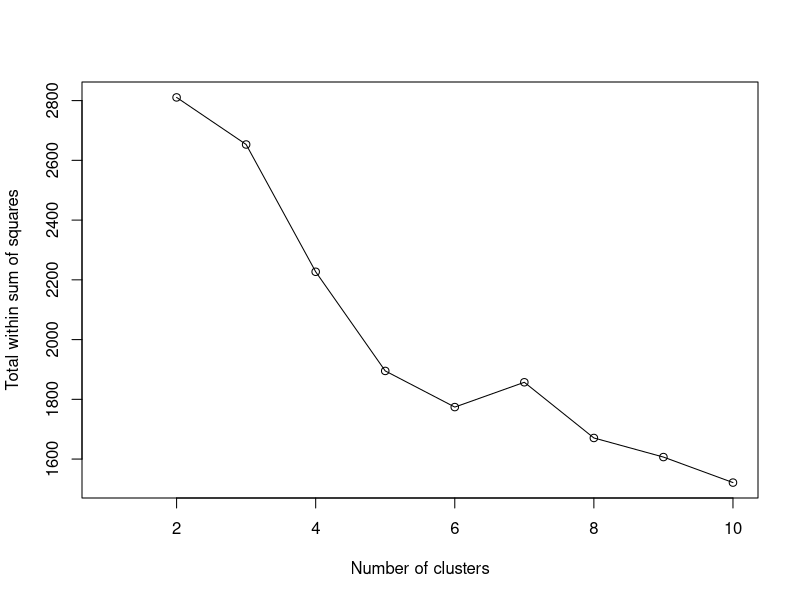
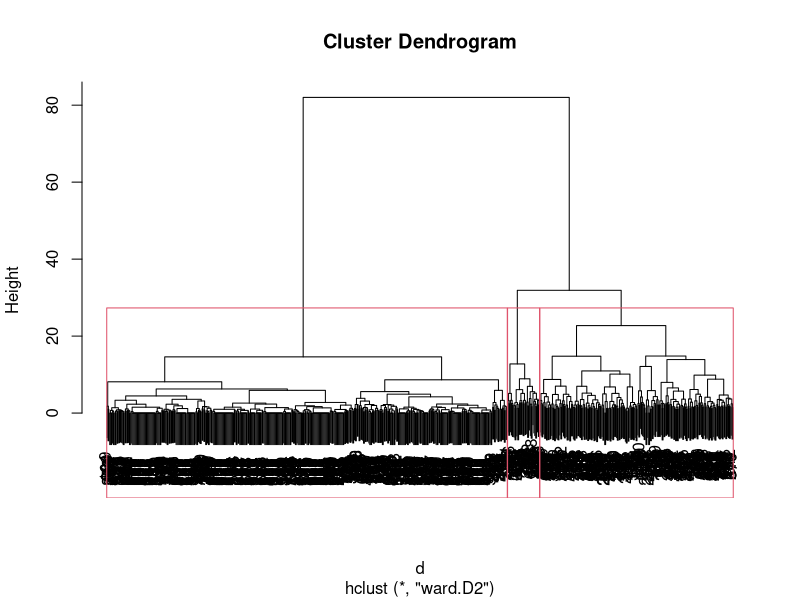

Here is the R script that generated these plots, in order:
setwd("C:/Users/arian/Desktop/EKPA/R/final_assignment/option1")
dat = read.table("breast-cancer-wisconsin.data",sep="," , header = F)
#summary(dat)
colnames(dat) = c("Sampldate code number","Clump Thickness","Uniformity of Cell Size","Uniformity of Cell Shape" , "Marginal Adhesion" , "Single Epithelial Cell Size" , "Bare Nuclei" , "Bland Chromatin" , "Normal Nucleoli" , "Mitoses " , "Class" )
summary(dat)

str(dat) #report of the dataframe observations
table(complete.cases(dat)) #check
pmatrix = scale(dat[,2:10])
summary(pmatrix)

#Calculation of the points distances
d = dist(pmatrix)
d1=dist(pmatrix, upper = TRUE)
d2=dist(pmatrix,diag = TRUE)
d3=dist(pmatrix,upper = TRUE, diag = TRUE)

#Hierarchical clustering
c = hclust(d, method="ward.D2")

totwins=c()
for (k in 2:10) {
k_c1=kmeans(pmatrix,k)
totwins[k] <- k_c1$tot.withinss
}
plot(1:10, totwins, xlab = "Number of clusters" , ylab = "Total within sum of squares")
lines(1:10, totwins)

#Even tho the NbClust method gives 3 clusters as the optimal practice
#we can notice that our Data have a colume with up to 4 classes, so we can 
#check if the class column values are reliable
#The diagram above gives us that we can use less than 6 clusters 
#considering the kmeans method
#Our data has a Class column
groups <- cutree(c,k=4)
table(dat$Class,groups)

#Considering the NbClust Result
#Hierarchical clustering
plot(c)
rect.hclust(c,k=3)
groups <- cutree(c,k=3)

#k-means clustering
k_cl=kmeans(pmatrix,3)

#Comparison of kmean and Hclust with 3 clusters
table(groups,k_cl$cluster)


